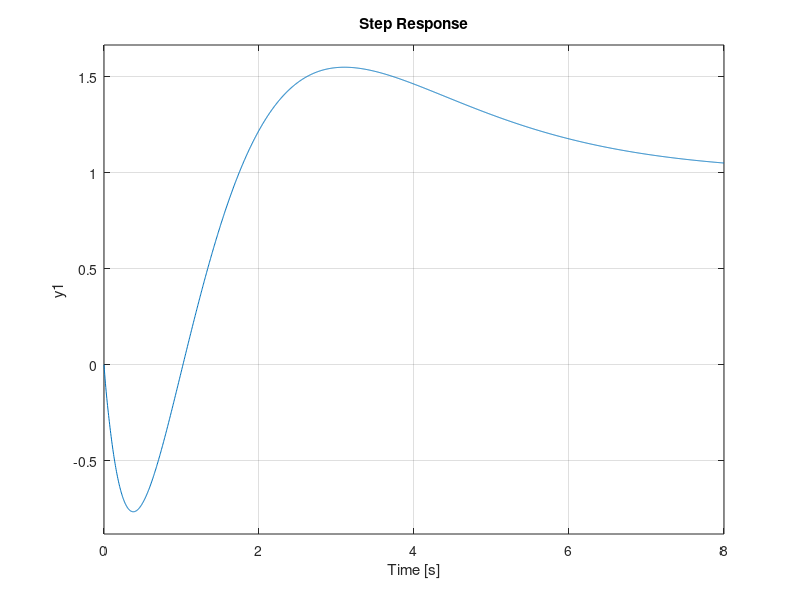
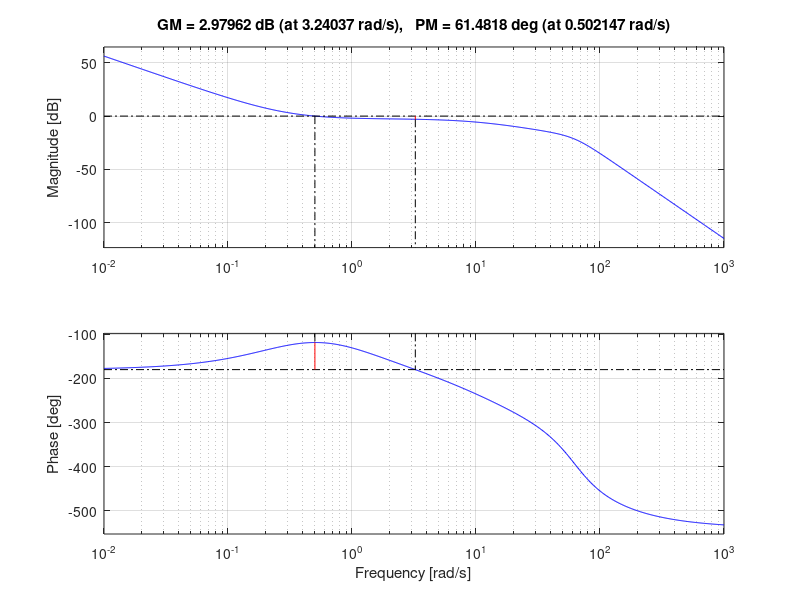
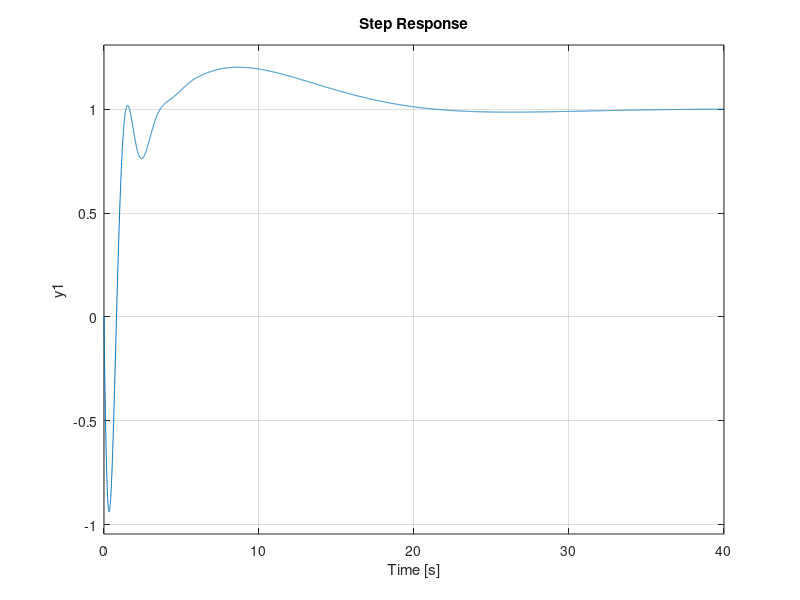
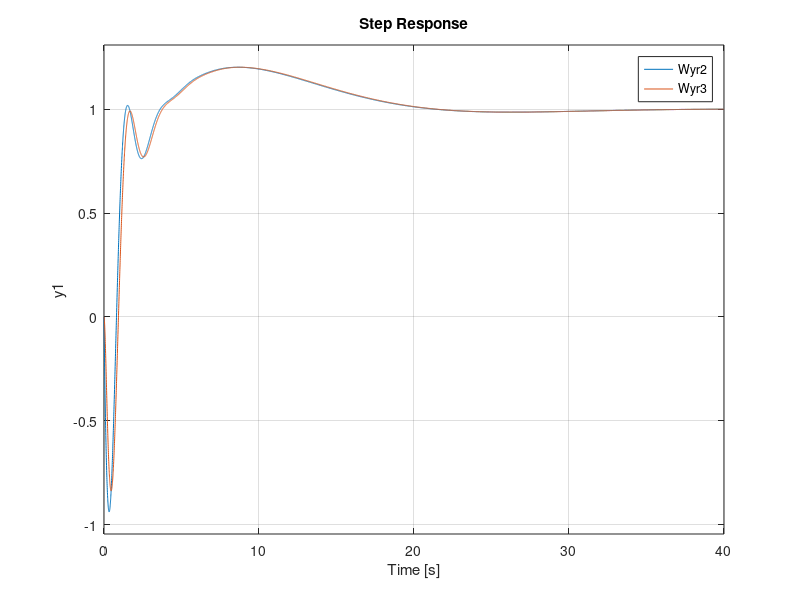

The MATLAB source for these figures, in order:
clc 
clearvars;
close all

s = tf([1,0],1);

P = 10*(s-1)/(s^2+4*s+8);

C1 = -0.0145*(s^2+4*s+8)*(4*s+1)/(s^2*(0.1*s+1)); %error nulo rampa

n = 3;
omega_b = 2*pi*10; % omega_d2 = 2*pi*50
omega_d2 = 2*pi*50;
[b, a] = butter(n, omega_b, 's');

Fb = tf(b, a);
H = Fb; % atenuar disturbo2

L1 = minreal(C1*H*P);

figure(3)
rlocus(L1)
grid on

figure(4)
margin(L1)
grid on

Wyr1 = minreal(C1*P/(1+C1*P*H));

figure(3)
step(Wyr1)
grid on
 
alpha = 0.35;
omega_max = 0.6;
tau = 1/(omega_max*sqrt(alpha));
 
Ra = (1+tau*s)/(1+tau*alpha*s);
C2 = 10^(-7/20)*C1*Ra;
 
L2 = C2*H*P;
 
figure(4)
margin(L2)
grid on

Wyr2 = minreal(C2*P/(1+C2*P*H));
  
figure(5)
step(Wyr2)
grid on
 
tau_fr = 0.13;
Fr = 1/(tau_fr*s+1);

Wyr3 = minreal(Fr*C2*P/(1+C2*P*H));
 
figure(6)
step(Wyr2,Wyr3)
grid on
legend('Wyr2','Wyr3')
 
Wer = minreal((1+P*C2*(H-Fr))/(1+P*C2*H))

Wyd2 = minreal(-(P*C2*H)/(1+P*C2*H));

figure(7)
bode(Wyd2)
grid on

t = 0:0.01:100;
Wyd2 = minreal(-P*C2*H/(1+P*C2*H));

d2 = 10*sin(50*2*pi*t);


figure(9)
lsim(Wyd2,d2,t)
grid on
